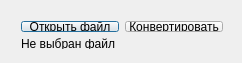
<?xml version="1.0" encoding="UTF-8"?>
<ui version="4.0">
 <class>EagleTango</class>
 <widget class="QDialog" name="EagleTango">
  <property name="geometry">
   <rect>
    <x>0</x>
    <y>0</y>
    <width>242</width>
    <height>63</height>
   </rect>
  </property>
  <property name="windowTitle">
   <string>EagleTango</string>
  </property>
  <widget class="QWidget" name="layoutWidget">
   <property name="geometry">
    <rect>
     <x>10</x>
     <y>10</y>
     <width>224</width>
     <height>50</height>
    </rect>
   </property>
   <layout class="QGridLayout" name="gridLayout">
    <item row="0" column="0">
     <widget class="QPushButton" name="pushButtonOpenFile">
      <property name="text">
       <string>Открыть файл</string>
      </property>
     </widget>
    </item>
    <item row="0" column="1">
     <widget class="QPushButton" name="pushButtonStartConversion">
      <property name="text">
       <string>Конвертировать</string>
      </property>
     </widget>
    </item>
    <item row="1" column="0" colspan="2">
     <widget class="QLabel" name="labelStatus">
      <property name="text">
       <string>Не выбран файл</string>
      </property>
     </widget>
    </item>
   </layout>
  </widget>
 </widget>
 <layoutdefault spacing="6" margin="11"/>
 <resources/>
 <connections/>
</ui>
